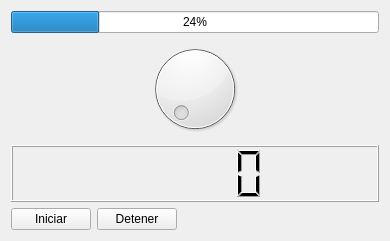
<?xml version="1.0" encoding="UTF-8"?>
<ui version="4.0">
 <class>Widget</class>
 <widget class="QWidget" name="Widget">
  <property name="geometry">
   <rect>
    <x>0</x>
    <y>0</y>
    <width>390</width>
    <height>241</height>
   </rect>
  </property>
  <property name="windowTitle">
   <string>Widget</string>
  </property>
  <layout class="QVBoxLayout" name="verticalLayout">
   <item>
    <widget class="QProgressBar" name="progressBar">
     <property name="value">
      <number>24</number>
     </property>
    </widget>
   </item>
   <item>
    <widget class="QDial" name="dial"/>
   </item>
   <item>
    <widget class="QLCDNumber" name="lcdNumber"/>
   </item>
   <item>
    <layout class="QHBoxLayout" name="horizontalLayout">
     <item>
      <widget class="QPushButton" name="iniciarButton">
       <property name="text">
        <string>Iniciar</string>
       </property>
      </widget>
     </item>
     <item>
      <widget class="QPushButton" name="detenerButton">
       <property name="text">
        <string>Detener</string>
       </property>
      </widget>
     </item>
     <item>
      <spacer name="horizontalSpacer">
       <property name="orientation">
        <enum>Qt::Horizontal</enum>
       </property>
       <property name="sizeHint" stdset="0">
        <size>
         <width>40</width>
         <height>20</height>
        </size>
       </property>
      </spacer>
     </item>
    </layout>
   </item>
  </layout>
 </widget>
 <resources/>
 <connections/>
</ui>
